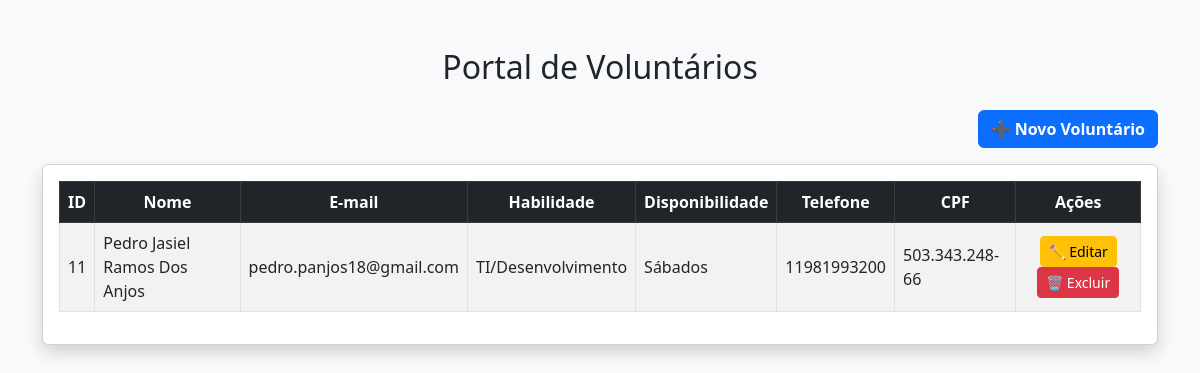
Before: / with the older database file.
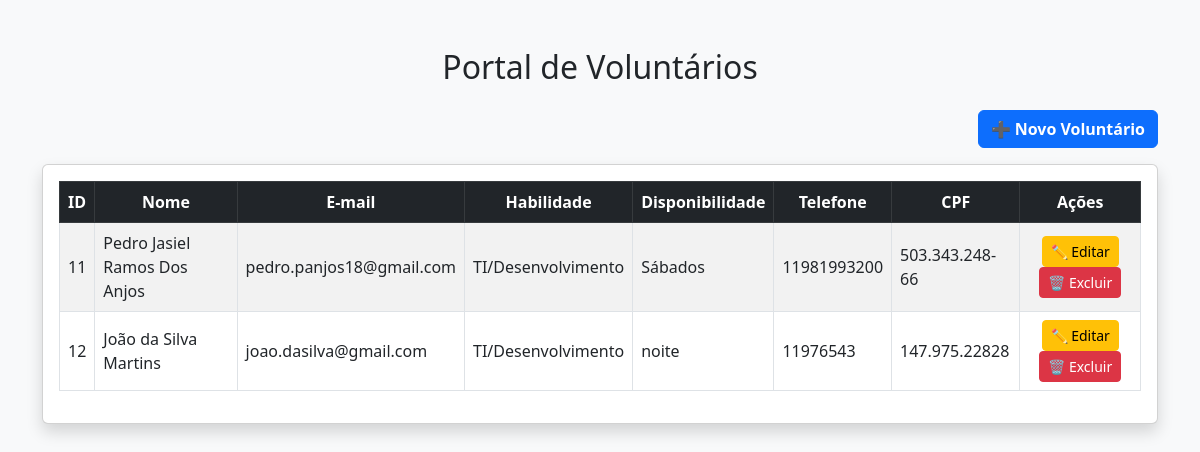
After: the same page with the newer database file.
### tables this page shows
CREATE TABLE voluntarios (
  id_voluntario INTEGER PRIMARY key AUTOINCREMENT,
  nome Text NOT NULL,
  email Text UNIQUE not NULL,
  habilidade_principal Text,
  disponibilidade Text
, telefone TEXT, CPF TEXT);

### app.py (the view)
@app.route('/')
def index():
    conn = conectar()
    cursor = conn.cursor()
    cursor.execute("SELECT id_voluntario, nome, email, habilidade_principal, disponibilidade, telefone, cpf FROM voluntarios")
    dados = cursor.fetchall()
    conn.close()
    return render_template('index.html', lista_voluntarios=dados)

### app.py (called while the page is built)
def conectar():
    diretorio_atual = os.path.dirname(os.path.abspath(__file__))
    caminho_banco = os.path.join(diretorio_atual, 'voluntarios.db')
    return sqlite3.connect(caminho_banco)

### templates/index.html (shortened to what this page needs)
<!DOCTYPE html>
<html lang="pt-BR">
<head>
    <link href="https://cdn.jsdelivr.net/npm/bootstrap@5.3.0/dist/css/bootstrap.min.css" rel="stylesheet">
</head>
<body class="bg-light">
<div class="container mt-5">
    <h2 class="text-center mb-4">Portal de Voluntários</h2>
    <div class="text-end mb-3">
        <a href="/cadastrar" class="btn btn-primary fw-bold">➕ Novo Voluntário</a>
    </div>
<div class="card shadow">
        <div class="card-body">
            <table class="table table-hover table-striped table-bordered align-middle">
                <thead class="table-dark text-center">
                    <tr>
                        <th>ID</th>
                        <th>Nome</th>
                        <th>E-mail</th>
                        <th>Habilidade</th>
                        <th>Disponibilidade</th>
                        <th>Telefone</th>
                        <th>CPF</th>
                        <th>Ações</th> </tr>
                </thead>
                <tbody>
                    {% for vol in lista_voluntarios %}
                    <tr>
                        <td class="text-center">{{ vol[0] }}</td>
                        <td>{{ vol[1] }}</td>
                        <td>{{ vol[2] }}</td>
                        <td>{{ vol[3] }}</td>
                        <td>{{ vol[4] }}</td>
                        <td>{{ vol[5] }}</td>
                        <td>{{ vol[6] }}</td>
                        <td class="text-center">
                            <a href="/editar/{{ vol[0] }}" class="btn btn-warning btn-sm">✏️ Editar</a>
                            <a href="/deletar/{{ vol[0] }}" class="btn btn-danger btn-sm" onclick="return confirm('Tem certeza que deseja excluir o cadastro de {{ vol[1] }}?');">🗑️ Excluir</a>
                        </td>
                    </tr>
                    {% endfor %}
                </tbody>
            </table>
        </div>
    </div>
</body>
</html>

Changed rows visible on the page:
added voluntarios: id_voluntario "12", nome "João da Silva Martins", email "joao.dasilva@gmail.com", habilidade_principal "TI/Desenvolvimento", disponibilidade "noite", telefone "11976543", CPF "147.975.22828"
